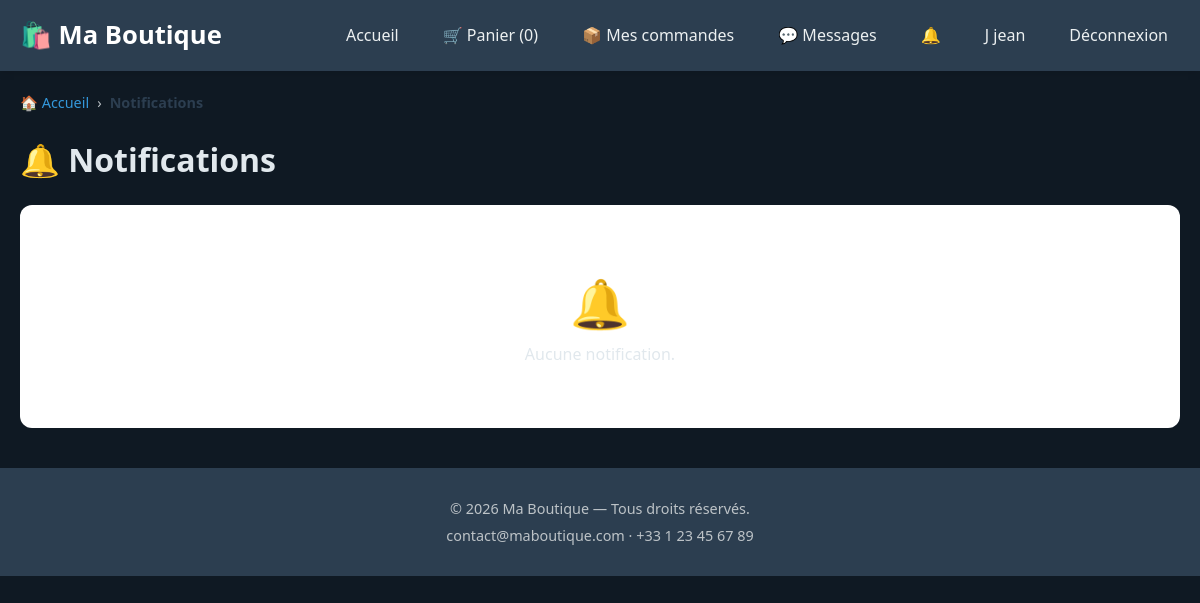
The page /notifications.php (signed in) on the database as committed earlier.
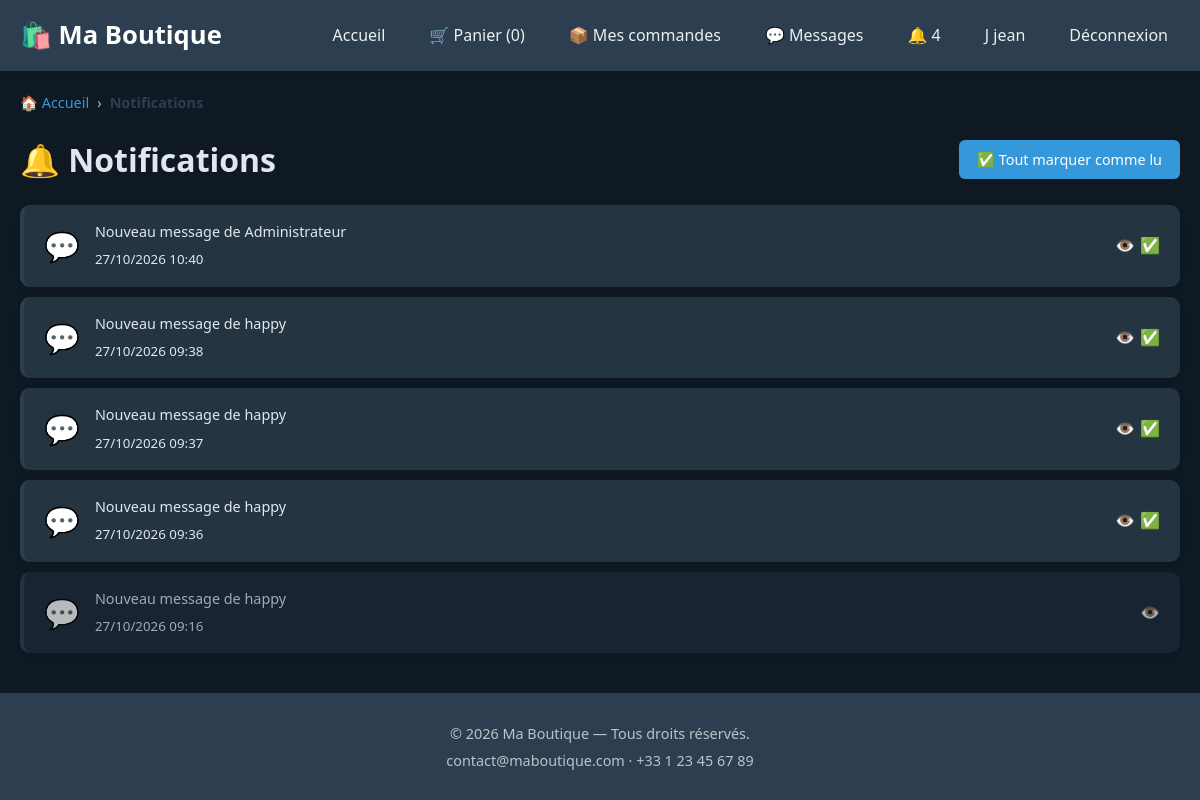
The same page on the database as committed later.
### tables this page shows
CREATE TABLE `notifications` (
  `id` int(11) NOT NULL AUTO_INCREMENT,
  `utilisateur_id` int(11) NOT NULL,
  `type` varchar(50) NOT NULL,
  `message` text NOT NULL,
  `lien` varchar(255) DEFAULT NULL,
  `lu` tinyint(1) DEFAULT 0,
  `date_creation` timestamp NULL DEFAULT current_timestamp(),
  PRIMARY KEY (`id`),
  KEY `utilisateur_id` (`utilisateur_id`),
  CONSTRAINT `notifications_ibfk_1` FOREIGN KEY (`utilisateur_id`) REFERENCES `utilisateurs` (`id`) ON DELETE CASCADE
);

### config/init.php (called while the page is built, shortened)
<?php
function param(string $cle, $defaut = null) {
    return $GLOBALS['parametres'][$cle] ?? $defaut;
}
?>

### config/panier.php (called while the page is built, shortened)
<?php
function panier_nombre(): int {
    return array_sum($_SESSION['panier'] ?? []);
}
?>

### config/messagerie.php (called while the page is built, shortened)
<?php
function nb_notifications_non_lues(PDO $pdo, int $user_id): int {
    $stmt = $pdo->prepare("SELECT COUNT(*) FROM notifications WHERE utilisateur_id = ? AND lu = 0");
    $stmt->execute([$user_id]);
    return (int)$stmt->fetchColumn();
}
?>

### notifications.php (the view, shortened to what this page needs)
<?php
require_once 'config/init.php';
require_once 'config/messagerie.php';
$uid = (int)$_SESSION['user_id'];
$stmt = $pdo->prepare("SELECT * FROM notifications WHERE utilisateur_id = ? ORDER BY date_creation DESC LIMIT 50");
$stmt->execute([$uid]);
$notifications = $stmt->fetchAll();
include 'includes/header.php';
?>
<nav class="breadcrumb">
    <a href="index.php">🏠 Accueil</a>
    <span class="breadcrumb-sep">›</span>
    <span class="breadcrumb-current">Notifications</span>
</nav>
<div style="display:flex;justify-content:space-between;align-items:center;margin-bottom:20px;flex-wrap:wrap;gap:10px;">
    <h1>🔔 Notifications</h1>
    <?php if (count(array_filter($notifications, fn($n) => !$n['lu'])) > 0): ?>
        <a href="?tout_lu=1" class="btn-secondary">✅ Tout marquer comme lu</a>
    <?php endif; ?>
</div>
<?php if (empty($notifications)): ?>
    <div style="text-align:center;padding:60px 20px;background:#fff;border-radius:12px;">
        <p style="font-size:3rem;">🔔</p>
        <p class="text-muted">Aucune notification.</p>
    </div>
<?php else: ?>
    <div class="notifications-list">
        <?php foreach ($notifications as $n):
            $icone = match($n['type']) {
                'message' => '💬',
                'commande' => '🛒',
                'validation' => '✅',
                'alerte' => '⚠️',
                default => '🔔'
            };
        ?>
            <div class="notif-item <?= $n['lu'] ? 'lue' : 'non-lue' ?>">
                <div class="notif-icon"><?= $icone ?></div>
                <div class="notif-content">
                    <p><?= htmlspecialchars($n['message']) ?></p>
                    <small class="text-muted"><?= date('d/m/Y H:i', strtotime($n['date_creation'])) ?></small>
                </div>
                <div class="notif-actions">
                    <?php if ($n['lien']): ?>
                        <a href="<?= htmlspecialchars($n['lien']) ?>" class="btn-icon" title="Voir">👁️</a>
                    <?php endif; ?>
                    <?php if (!$n['lu']): ?>
                        <a href="?lu=<?= $n['id'] ?>" class="btn-icon" title="Marquer comme lu">✅</a>
                    <?php endif; ?>
                </div>
            </div>
        <?php endforeach; ?>
    </div>
<?php endif; ?>
<?php include 'includes/footer.php'; ?>

### includes/header.php (shortened to what this page needs)
<?php
require_once __DIR__ . '/../config/init.php';
require_once __DIR__ . '/../config/panier.php';
$theme_actif = param('theme', 'clair');
$nom_boutique = param('nom_boutique', 'Ma Boutique');
?>
<!DOCTYPE html>
<html lang="fr" data-theme="<?= htmlspecialchars($theme_actif, ENT_QUOTES, 'UTF-8') ?>">
<head>
    <link rel="stylesheet" href="assets/style.css">
    <link rel="stylesheet" href="assets/theme.css">
</head>
<body>
    <header class="main-header">
        <div class="container">
            <div class="logo">
                <a href="index.php">🛍️ <?= htmlspecialchars($nom_boutique) ?></a>
            </div>
            <nav class="main-nav" id="main-navigation">
                <ul>
                    <li><a href="index.php">Accueil</a></li>
                    <li><a href="panier.php">🛒 Panier (<?= panier_nombre() ?>)</a></li>
                    <?php if (isset($_SESSION['user_id'])): ?>
                        <li><a href="mes_commandes.php">📦 Mes commandes</a></li>
                        <?php
                        require_once __DIR__ . '/../config/messagerie.php';
                        $nb_msg = nb_messages_non_lus($pdo, (int) $_SESSION['user_id']);
                        $nb_notif = nb_notifications_non_lues($pdo, (int) $_SESSION['user_id']);
                        ?>
                        <li>
                            <a href="messages.php" title="Messages">
                                💬 Messages<?php if ($nb_msg > 0): ?> <span class="nav-badge"><?= $nb_msg ?></span><?php endif; ?>
                            </a>
                        </li>
                        <li>
                            <a href="notifications.php" title="Notifications">
                                🔔 <?php if ($nb_notif > 0): ?><span class="nav-badge"><?= $nb_notif ?></span><?php endif; ?>
                            </a>
                        </li>
                        <li>
                            <a href="profil.php" class="user-menu">
                                <span class="avatar-sm"><?= strtoupper(substr($_SESSION['nom'], 0, 1)) ?></span>
                                <?= htmlspecialchars($_SESSION['nom']) ?>
                            </a>
                        </li>
                        <li><a href="logout.php">Déconnexion</a></li>
                    <?php else: ?>
                        <li><a href="login.php">Connexion</a></li>
                        <li><a href="register.php">S'inscrire</a></li>
                    <?php endif; ?>
                </ul>
            </nav>
        </div>
    </header>
    <main class="container">

### includes/footer.php
</main>
<footer class="main-footer">
    <div class="container">
        <p>&copy; <?= date('Y') ?> <?= htmlspecialchars(param('nom_boutique', 'Ma Boutique')) ?> — Tous droits réservés.</p>
        <?php if (param('email_contact', '') !== '' || param('telephone', '') !== ''): ?>
            <p>
                <?php if (param('email_contact', '') !== ''): ?>
                    <a href="mailto:<?= htmlspecialchars(param('email_contact'), ENT_QUOTES, 'UTF-8') ?>">
                        <?= htmlspecialchars(param('email_contact')) ?>
                    </a>
                <?php endif; ?>
                <?php if (param('email_contact', '') !== '' && param('telephone', '') !== ''): ?> · <?php endif; ?>
                <?php if (param('telephone', '') !== ''): ?>
                    <a href="tel:<?= htmlspecialchars(param('telephone'), ENT_QUOTES, 'UTF-8') ?>">
                        <?= htmlspecialchars(param('telephone')) ?>
                    </a>
                <?php endif; ?>
            </p>
        <?php endif; ?>
    </div>
</footer>
</body>
</html>

### assets/style.css (style rules this page uses)
* { margin: 0; padding: 0; box-sizing: border-box; }
body { font-family: 'Segoe UI', Tahoma, sans-serif; background: #f4f6f9; color: #333; line-height: 1.6; }
.container { max-width: 1200px; margin: 0 auto; padding: 0 20px; }
a { text-decoration: none; color: inherit; }
.main-header { background: #2c3e50; color: #fff; padding: 15px 0; box-shadow: 0 2px 8px rgba(0,0,0,0.1); }
.main-header .container { display: flex; justify-content: space-between; align-items: center; flex-wrap: wrap; }
.logo a { font-size: 1.6rem; font-weight: bold; color: #fff; }
.main-nav ul { list-style: none; display: flex; align-items: center; gap: 20px; flex-wrap: wrap; }
.main-nav a { color: #ecf0f1; padding: 8px 12px; border-radius: 5px; transition: background 0.3s; }
.btn-secondary { display: inline-block; background: #3498db; color: #fff; padding: 8px 18px; border-radius: 6px; font-size: 0.9rem; transition: background 0.3s; }
.main-footer { background: #2c3e50; color: #bdc3c7; text-align: center; padding: 25px 0; margin-top: 40px; }
.main-footer p { margin: 4px 0; font-size: 0.9rem; }
.breadcrumb { display: flex; align-items: center; gap: 8px; padding: 20px 0; font-size: 0.9rem; color: #7f8c8d; flex-wrap: wrap; }
.breadcrumb a { color: #3498db; transition: color 0.2s; }
.breadcrumb-sep { color: #bdc3c7; }
.breadcrumb-current { color: #2c3e50; font-weight: 600; }
.notifications-list { display: flex; flex-direction: column; gap: 10px; }
.notif-item { display: flex; gap: 15px; align-items: center; background: #fff; padding: 15px 20px; border-radius: 10px; box-shadow: 0 2px 8px rgba(0,0,0,0.04); border-left: 4px solid transparent; }
.notif-item.non-lue { border-left-color: #3498db; background: #f8fcff; }
.notif-item.lue { opacity: 0.7; }
.notif-icon { font-size: 1.8rem; flex-shrink: 0; }
.notif-content { flex: 1; }
.notif-content p { color: #2c3e50; font-size: 0.9rem; margin-bottom: 3px; }
.notif-actions { display: flex; gap: 5px; }

### assets/theme.css (style rules this page uses)
:root, [data-theme="clair"] { --bg-body: #f0f2f5; --bg-card: #ffffff; --bg-sidebar: #1e2a38; --bg-header: #fafbfc; --text-main: #2c3e50; --text-muted: #7f8c8d; --text-sidebar: #bdc3c7; --border-color: #ecf0f1; --accent: #3498db; }
[data-theme="sombre"] { color-scheme: dark; --bg-body: #0f1923; --bg-card: #1c2a38; --bg-sidebar: #0a141c; --bg-header: #253441; --text-main: #e1e8ed; --text-muted: #95a5a6; --text-sidebar: #95a5a6; --border-color: #2c3e50; --accent: #5dade2; }
[data-theme="sombre"] body { background: var(--bg-body); color: var(--text-main); }
[data-theme="sombre"] .produit-detail, [data-theme="sombre"] .panier-articles, [data-theme="sombre"] .panier-recap, [data-theme="sombre"] .conversations-sidebar, [data-theme="sombre"] .chat-panel, [data-theme="sombre"] .modal-content, [data-theme="sombre"] .notif-item, [data-theme="sombre"] .prevision-card { background: var(--bg-card); color: var(--text-main); border-color: var(--border-color); }
[data-theme="sombre"] .produit-detail-info h1, [data-theme="sombre"] .produit-detail-description h2, [data-theme="sombre"] .panier-item-info h3, [data-theme="sombre"] .panier-recap h2, [data-theme="sombre"] .conv-info strong, [data-theme="sombre"] .chat-header strong, [data-theme="sombre"] .notif-content p, [data-theme="sombre"] .modal-content h2, [data-theme="sombre"] .modal-content label, [data-theme="sombre"] .prevision-value { color: var(--text-main); }
[data-theme="sombre"] .produit-detail-image, [data-theme="sombre"] .chat-header, [data-theme="sombre"] .chat-messages, [data-theme="sombre"] .chat-form, [data-theme="sombre"] .conv-header, [data-theme="sombre"] .panier-item-image, [data-theme="sombre"] .notif-item.non-lue { background: var(--bg-header); }

Rows that differ between the two databases and show on the page:
added notifications: type "💬", message "Nouveau message de Administrateur", date_creation "27/10/2026 10:40"
added notifications: type "💬", message "Nouveau message de happy", date_creation "27/10/2026 09:38"
added notifications: type "💬", message "Nouveau message de happy", date_creation "27/10/2026 09:37"
added notifications: type "💬", message "Nouveau message de happy", date_creation "27/10/2026 09:36"
added notifications: type "💬", message "Nouveau message de happy", date_creation "27/10/2026 09:16", lu 1 (drawn)
Other text that changed with them:
$nb_notif: (not shown) → "4"
text no longer shown: "🔔 Aucune notification."
text now shown: "✅ Tout marquer comme lu"
